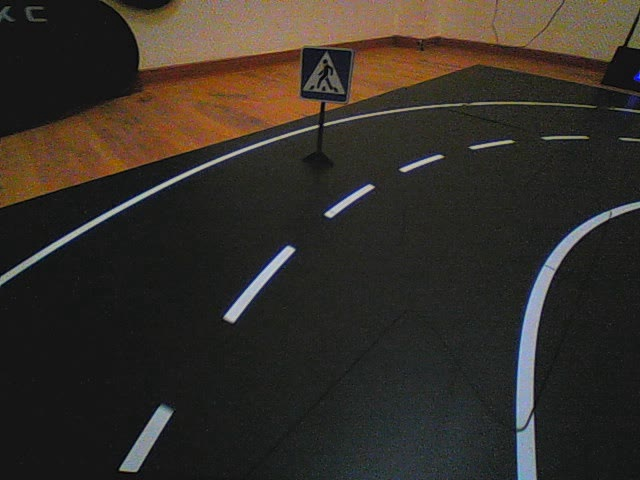
#> input picture 2_course/1 sem/PAC/Laboratory_6/1016.jpg, 640 x 480 px
$ jupyter execute --allow-errors 6_OpenCV_SIFT.ipynb
#> lines starting #> are read from the running program, lines starting #| are printed output that depends on the picture; after the words box and inside, x2 and y2 are one past the last pixel; in counts of white or black regions, pixels touching at a corner belong together
# Компьютерное зрение
### Часть 2

# Шумы на изображении

[cell 1]
import cv2
import numpy as np
import matplotlib.pyplot as plt

image = cv2.imread('1016.jpg', 0)
#> image: shape (480, 640); min 0, max 214, mean 47.8
plt.figure(figsize=(6, 6))
plt.imshow(image, cmap='gray')
plt.show()

### Нормальный (гаусcовый) шум

[cell 2]
def gauss_noise(image):
    row, col = image.shape
#> row = 480; col = 640

    mean = 0
    disp = 0.1
    sigma = disp**0.5
    gauss = np.random.normal(mean, sigma, (row, col)) * 16
    gauss = gauss.reshape(row, col)
    noisy = image + gauss
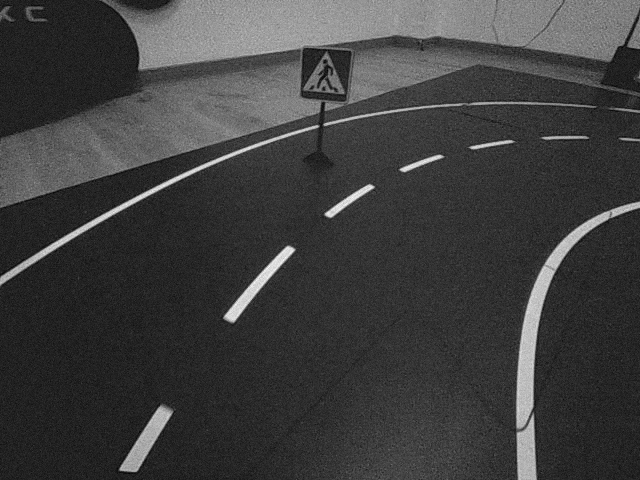
#> noisy: shape (480, 640) float64; min -9.33, max 220.9, mean 47.8; drawn with min black and max white

    return noisy.astype(np.uint8)

[cell 3]
noised = gauss_noise(image)
plt.figure(figsize=(6, 6))
plt.imshow(noised, cmap='gray')
plt.show()

#### Удаление шума

[cell 4]
# Размытие (blur)
# Среднее значение окружающих пикселей
img_blur_3 = cv2.blur(image, (3, 3))
img_blur_7 = cv2.blur(image, (7, 7))
img_blur_11 = cv2.blur(image, (11, 11))

[cell 5]
# Гауссово размытие
blured = cv2.GaussianBlur(noised, (3, 3), 3) # третий аргумент стандартное отклонение ядра Гаусса
plt.figure(figsize=(6, 6))
plt.imshow(blured, cmap='gray')
plt.show()

### Шум Соль и перец

[cell 6]
def salt_and_pepper_noise(image, s_vs_p=0.5, amount=0.004):
#> called with s_vs_p = 0.5, amount = 0.004
    row, col = image.shape
#> row = 480; col = 640
    out = np.copy(image)
    # Salt mode
    num_salt = np.ceil(amount * image.size * s_vs_p)
#> num_salt = 615
    coords = [np.random.randint(0, i - 1, int(num_salt)) for i in image.shape]
    out[tuple(coords)] = 255

    # Pepper mode
    num_pepper = np.ceil(amount* image.size * (1. - s_vs_p))
#> num_pepper = 615
    coords = [np.random.randint(0, i - 1, int(num_pepper)) for i in image.shape]
    out[tuple(coords)] = 0
    return out

[cell 7]
noised = salt_and_pepper_noise(image)
plt.figure(figsize=(6, 6))
plt.imshow(noised, cmap='gray')
plt.show()

#### Удаление шума

[cell 8]
# Гауссово размытие
blured = cv2.GaussianBlur(noised, (3, 3), 3)
plt.figure(figsize=(6, 6))
plt.imshow(blured, cmap='gray')
plt.show()

[cell 9]
# Медианный фильтр
blured = cv2.medianBlur(noised, 3)
plt.figure(figsize=(6, 6))
plt.imshow(blured, cmap='gray')
plt.show()

# Детектор границ Канни (Canny)

Края(границы) — это такие кривые на изображении, вдоль которых происходит резкое изменение яркости или других видов неоднородностей.

Проще говоря, край — это резкий переход/изменение яркости.
Причины возникновения краёв:
* изменение освещенности
* изменение цвета
* изменение глубины сцены (ориентации поверхности)

Самым популярным методом выделения границ является детектор границ Кенни.

Хотя работа Кенни была проведена на заре компьютерного зрения (1986), детектор границ Кенни до сих пор является одним из лучших детекторов.

Шаги детектора:
* Убрать шум и лишние детали из изображения
* Рассчитать градиент изображения
* Сделать края тонкими (edge thinning)
* Связать края в контура (edge linking)

Границы на изображении могут находиться в различных направлениях, поэтому алгоритм Кенни использует четыре фильтра для выявления горизонтальных, вертикальных и диагональных границ. Воспользовавшись оператором обнаружения границ (например, оператором Собеля) получается значение для первой производной в горизонтальном направлении (Gу) и вертикальном направлении (Gx).
Из этого градиента можно получить угол направления границы:

    Q=arctan(Gx/Gy)

Угол направления границы округляется до одной из четырех углов, представляющих вертикаль, горизонталь и две диагонали (например, 0, 45, 90 и 135 градусов).
Затем идет проверка того, достигает ли величина градиента локального максимума в соответствующем направлении.

* если угол направления градиента равен нулю, точка будет считаться границей, если её интенсивность больше чем у точки выше и ниже рассматриваемой точки,
* если угол направления градиента равен 90 градусам, точка будет считаться границей, если её интенсивность больше чем у точки слева и справа рассматриваемой точки,
* если угол направления градиента равен 135 градусам, точка будет считаться границей, если её интенсивность больше чем у точек находящихся в верхнем левом и нижнем правом углу от рассматриваемой точки
* если угол направления градиента равен 45 градусам, точка будет считаться границей, если её интенсивность больше чем у точек находящихся в верхнем правом и нижнем левом углу от рассматриваемой точки.

[cell 10]
blured = cv2.GaussianBlur(image, (3, 3), 3)
edges_orig = cv2.Canny(image, 10, 200)
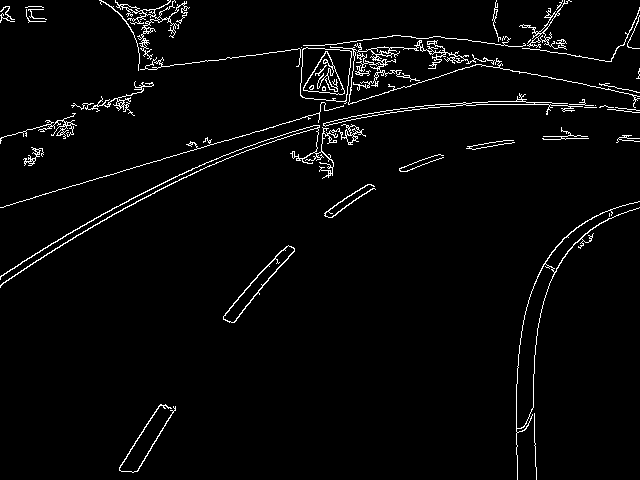
#> edges_orig: shape (480, 640); 3% white in thin lines or dots
edges_blur = cv2.Canny(blured, 10, 200)
#> edges_blur: shape (480, 640); 1.8% white in thin lines or dots

plt.figure(figsize=(8, 4))
plt.subplot(1, 2, 1)
plt.imshow(edges_orig, cmap='gray')
plt.subplot(1, 2, 2)
plt.imshow(edges_blur, cmap='gray')
plt.show()

# Аугментация данных

**Аугментация данных** (data augmentation) – это методика создания дополнительных обучающих данных из имеющихся данных. Для достижения хороших результатов глубокие сети должны обучаться на очень большом объеме данных. Следовательно, если исходный обучающий набор содержит ограниченное количество изображений, необходимо выполнить аугментацию, чтобы улучшить результаты модели.

Можно использовать следующие искажения:
* Геометрические (афинные, проективные, ...);
* Яркостные/цветовые;
* Замена фона;
* Искажения, характерные для решаемой задачи: блики, шумы, размытие и т. д.

[cell 11]
image = cv2.imread('1016.jpg')[..., ::-1]
#> image: shape (480, 640, 3)
print(image.shape)
#| (480, 640, 3)
plt.imshow(image)
plt.show()

[cell 12]
### Отражение
plt.figure(figsize=(8, 4))
plt.subplot(1, 2, 1)
plt.imshow(image[::-1])
plt.subplot(1, 2, 2)
plt.imshow(cv2.flip(image, 1))
plt.show()
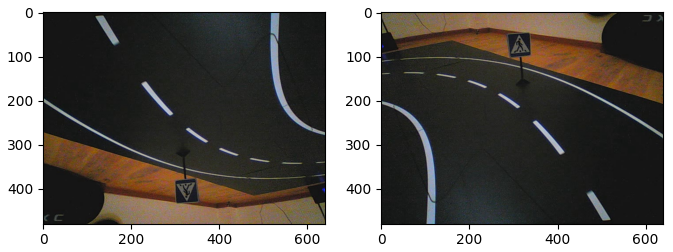
#> figure drawn by matplotlib, 2 panels

[cell 13]
### Изменение размера
result = cv2.resize(image, (256, 128))
plt.imshow(result)
plt.show()

[cell 14]
### Поворот
rot_mat = cv2.getRotationMatrix2D((240, 320), 30, 1.0)
                                 #(center, angle, resize)
result =  cv2.warpAffine(image, rot_mat, (480, 640), flags=cv2.INTER_LINEAR)
#> result: shape (640, 480, 3)
plt.imshow(result)
plt.show()

[cell 15]
# [[cos(a),  sin(a)]
#  [-sin(a), cos(a)]]
rot_mat

[cell 16]
# Случайное образание
np.random.seed(46)
bbox = np.random.randint(0, 128, size=4)  # x, y, w, h
result = image[bbox[1]:bbox[1]+bbox[3], bbox[0]:bbox[0]+bbox[2]]
#> result: shape (116, 40, 3)
plt.imshow(result)
plt.show()

[cell 17]
# Сдвиг по каналам
np.random.seed(42)
rgb_shift = np.random.randint(-128, 128, size=3)
result = image.astype(np.int32) + rgb_shift  # Зачем переводим в np.int32?
#> result: shape (480, 640, 3) int64
result = np.clip(result, 0, 255).astype(np.uint8)  # Обрезаем значения до диапазона 0 - 255
plt.imshow(result)
plt.show()

[cell 18]
print("opencv addition: {}".format(cv2.add(np.uint8([250]),
                                            np.uint8([30]))))
print("opencv subtract: {}".format(cv2.subtract(np.uint8([70]),
                                                np.uint8([100]))))
print("numpy addition: {}".format(np.uint8([250]) + np.uint8([30])))
print("numpy subtract: {}".format(np.uint8([70]) - np.uint8([71])))

[cell 19]
# Изменение яркости, контрастности
alpha, betta = 0.5, 50
result = alpha*image.astype(np.int32) + betta
result = np.clip(result, 0, 255).astype(np.uint8)
plt.imshow(result)
plt.show()

# Сравнение изображений

Задача:
    **Имеются 2 изображения, содержащие объекты. Определить, содержат ли изображения одинаковые объекты?**

## Прямое сопоставление (корреляция)

$$
R(x, y) = {{\sum_{x', y'}T(x', y')*I(x+x', y+y')} \over \sqrt{\sum_{x', y'}T^2(x', y')\sum_{x', y'}I^2(x+x', y+y')}}
$$

[cell 20]
template = image[175:225, 75:120].copy()
plt.figure(figsize=(1, 1))
plt.imshow(template)
plt.show()

[cell 21]
match = cv2.matchTemplate(image, template, cv2.TM_CCORR_NORMED)
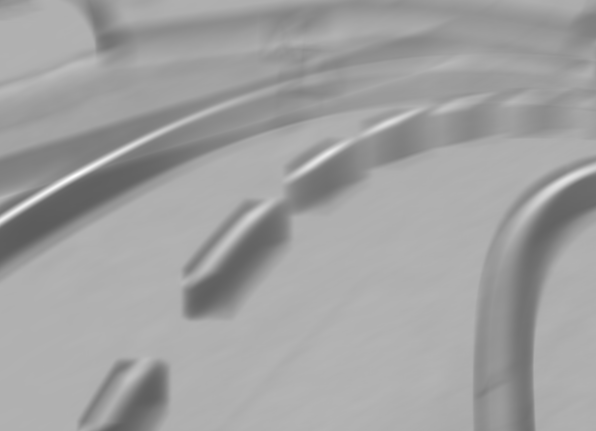
#> match: shape (431, 596) float32; min 0.362, max 1, mean 0.633
plt.imshow(match, cmap='hot')
plt.colorbar()
plt.show()
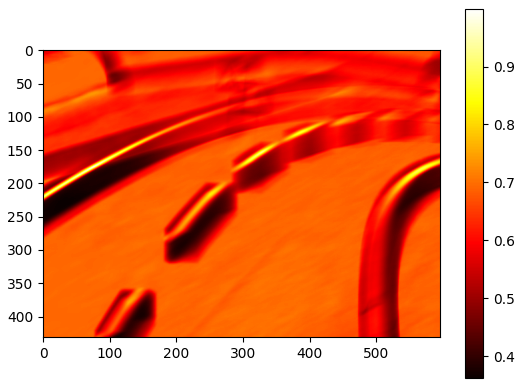
#> figure drawn by matplotlib, 2 panels

# Локальные особенности

Этапы работы с локальными особенностями:
* Извлечение признаков или выделение областей с локальными особенностями
* Описание признаков, хорактерных для выбранных особенностей
* Сравнение признаков между собой

Необходимые требования к особенностям:
* Повторяемость (не зависит от ракурса, освещения и т.п.)
* Значимость (уникальное описание для точек)
* Локальность (маленькая площадь)

В качестве локальных особенностей в основном используюут **углы** и **пятна**

## Детектор углов Харриса

[cell 22]
gray = cv2.cvtColor(image, cv2.COLOR_BGR2GRAY)
gray = cv2.flip(gray, 1)
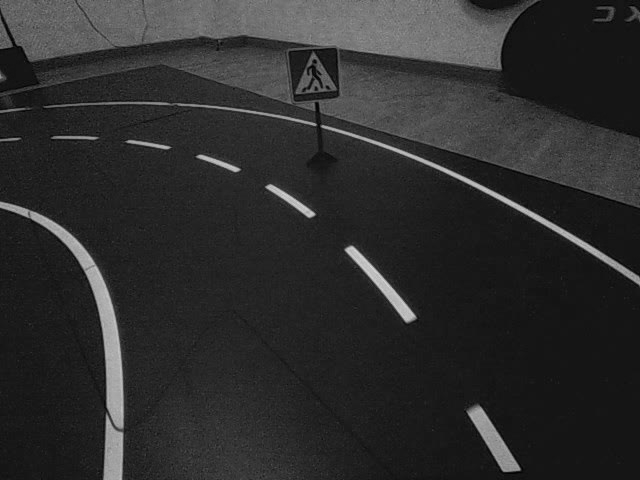
#> gray: shape (480, 640); min 0, max 222, mean 45.4
# find Harris corners
gray = np.float32(gray)
dst = cv2.cornerHarris(gray,3,5,0.04)
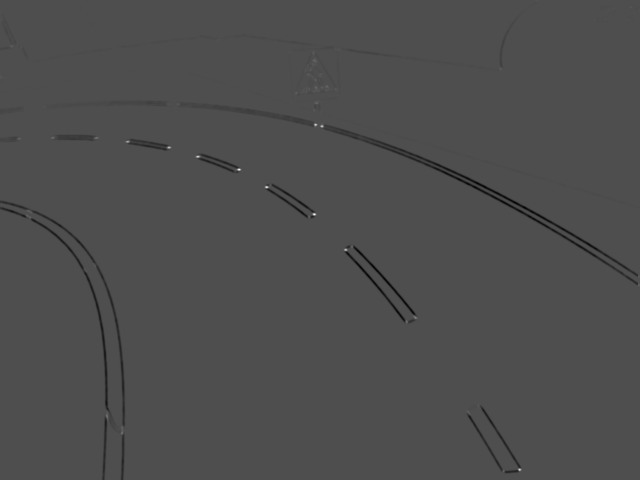
#> dst: shape (480, 640) float32; min -755819392, max 1.71e+09, mean -6816457.5; drawn with min black and max white
# img: входное изображение, должно быть в оттенках серого и типом float32
# blockSize: размер области, рассматриваемой для обнаружения угла.
# ksize: параметр "апертуры" производной Собеля
# k: Свободные параметр детектора Харриса в уравнении
dst = cv2.dilate(dst,None) # Расширение изображения
ret, dst = cv2.threshold(dst,0.01*dst.max(),255,0)
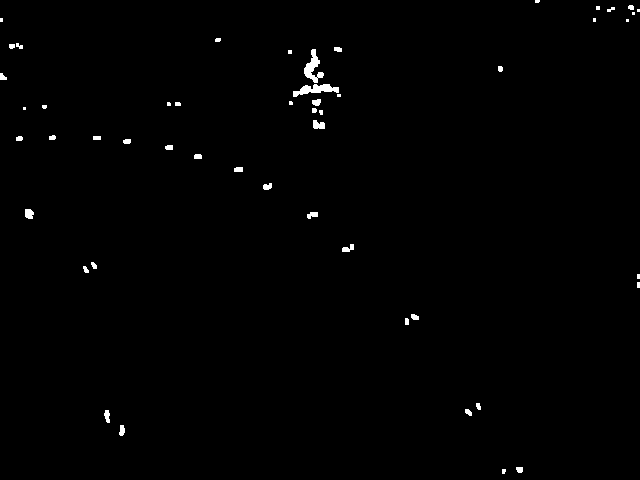
#> dst: shape (480, 640) float32; 0.67% white; 51 white regions (17 under 20 px), largest, box (x1, y1, x2, y2) and area: (293, 84, 339, 97) 305, (304, 49, 324, 83) 298, (313, 120, 325, 129) 86
#> ret = 17085419.5
dst = np.uint8(dst)
plt.subplot(1, 2, 1)
plt.imshow(gray, cmap='gray')
plt.subplot(1, 2, 2)
plt.imshow(dst, cmap='gray')
plt.show()

# Описание локальных особенностей

https://docs.opencv.org/4.x/da/df5/tutorial_py_sift_intro.html

[cell 23]
gray = cv2.cvtColor(image, cv2.COLOR_BGR2GRAY)
# Scale Invariant Feature Transform
# список (х,y,σ) значений
sift = cv2.SIFT_create()
kp = sift.detect(gray, None)
#> kp = 473 keypoints; strongest (x, y, size): (233, 314, 10.1), (287, 252, 8.2), (330, 213, 6.2), (161, 416, 13)
#descriptors = sift.compute()
result = image.copy()
result = cv2.drawKeypoints(gray, kp, result)
plt.imshow(result, cmap='gray')
plt.show()

Now keypoint descriptor is created. A 16x16 neighbourhood around the keypoint is taken. It is divided into 16 sub-blocks of 4x4 size. For each sub-block, 8 bin orientation histogram is created. So a total of 128 bin values are available. It is represented as a vector to form keypoint descriptor.


[cell 24]
# ORB - это в основном слияние детектора ключевых точек FAST и
# дескриптора BRIEF со многими модификациями для повышения производительности
# SIFT и SURF запатентованы, и вы должны платить им за их использование. Но не за ORB )
gray = cv2.cvtColor(image, cv2.COLOR_BGR2GRAY)
sift = cv2.ORB_create()
kp = sift.detect(gray, None)
#> kp = 477 keypoints; strongest (x, y, size): (326, 214, 37.2), (327, 213, 44.6), (230, 317, 92.6), (231, 319, 77.1)

result = image.copy()
result = cv2.drawKeypoints(gray, kp, result)
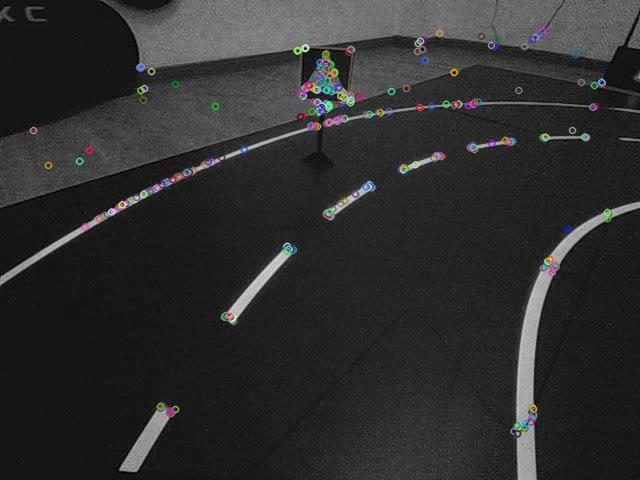
#> result: shape (480, 640, 3); mean R, G, B 46.2, 46.2, 46.3
plt.imshow(result, cmap='gray')
plt.show()

[cell 25]
gray = cv2.cvtColor(image, cv2.COLOR_BGR2GRAY)
sift = cv2.BRISK_create() # производный от алгоритма Fast
kp = sift.detect(gray, None)
#> kp = 196 keypoints; strongest (x, y, size): (231, 315, 55.6), (231, 313, 72), (329, 213, 33.3), (289, 250, 36)

result = image.copy()
result = cv2.drawKeypoints(gray, kp, result)
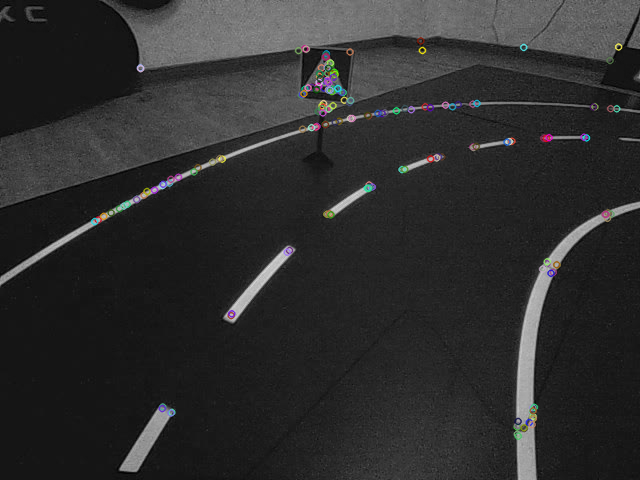
#> result: shape (480, 640, 3); mean R, G, B 45.8, 45.8, 45.8
plt.imshow(result, cmap='gray')
plt.show()
